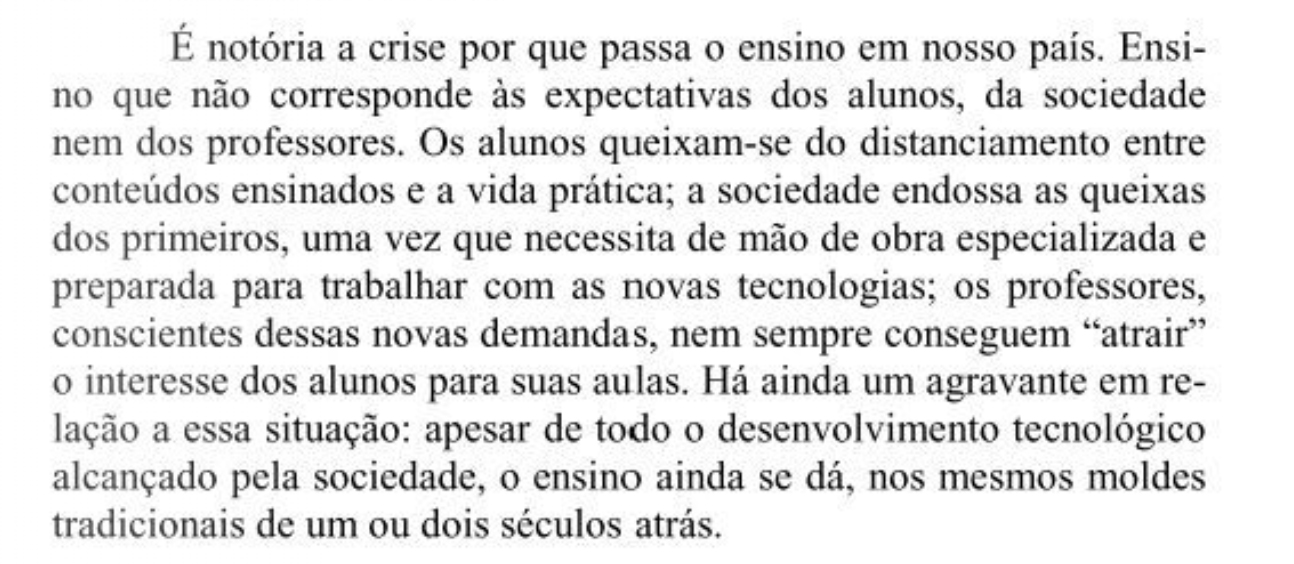
#> input picture class-material/class-code/image2ocr.jpg, 1294 x 564 px
$ python -i geometry.py   (imports and definitions only)
#> lines starting #> are read from the running program, lines starting #| are printed output that depends on the picture; after the words box and inside, x2 and y2 are one past the last pixel; in counts of white or black regions, pixels touching at a corner belong together
#> further down, picture is the input picture: shape (564, 1294, 3); min 0, max 255, mean 226.8
"""Geometric contour detection, boundary fitting, and perspective transformation.

Ref: Docs/implementation_plan.md, section 7, WP-04.
"""

from __future__ import annotations

import cv2
import numpy as np


# [54 lines left out: functions resize_max_side, order_corner_points, compute_paper_border_value, not called in this run]


# Backward-compatible alias
_compute_paper_border_value = compute_paper_border_value


# [51 lines left out: function warp_perspective_quad, not called in this run]


# Backward-compatible alias
_warp_perspective_quad = warp_perspective_quad


def crop_receipt_with_status(
    image: np.ndarray,
    min_area_ratio: float = 0.20,
    min_tilt_for_perspective_deg: float = 5.0,
) -> tuple[np.ndarray, bool]:
    """Adaptively segment receipt paper and either slice losslessly or warp perspective.

    Segments neutral bright paper (high HSV Value, low Saturation) covering the image center.
    When the receipt is nearly upright (tilt < min_tilt_for_perspective_deg), applies a lossless
    axis-aligned bounding-box crop so crumpled paper is neither sheared nor resampled. When
    genuinely angled (tilt >= min_tilt_for_perspective_deg), applies a padded 4-point perspective
    transform with constant paper-colored border fill.

    Returns:
        Tuple of (cropped_or_original_image, did_crop_boolean).
    """
#> called with min_area_ratio = 0.2, min_tilt_for_perspective_deg = 5
    height, width = image.shape[:2]
#> height = 564; width = 1294
    total_area = float(height * width)
#> total_area = 729816
    min_area = total_area * min_area_ratio
#> min_area = 145963.2
    max_area = total_area * 0.96
#> max_area = 700623.4

    if image.ndim == 3:
        hsv = cv2.cvtColor(image, cv2.COLOR_BGR2HSV)
#> hsv: shape (564, 1294, 3); mean H, S, V 0, 0, 226.8
        v_chan = hsv[:, :, 2].astype(np.float32)
        s_chan = hsv[:, :, 1].astype(np.float32)
#> s_chan: shape (564, 1294) float32; every value is 0
        paper_score = np.clip(v_chan - 1.2 * s_chan, 0, 255).astype(np.uint8)
    else:
        paper_score = image.copy()

    # Uniform image check (avoids false Otsu split on flat synthetic canvases)
    if int(paper_score.max()) - int(paper_score.min()) < 20:
        return image.copy(), False

    blurred = cv2.GaussianBlur(paper_score, (11, 11), 0)
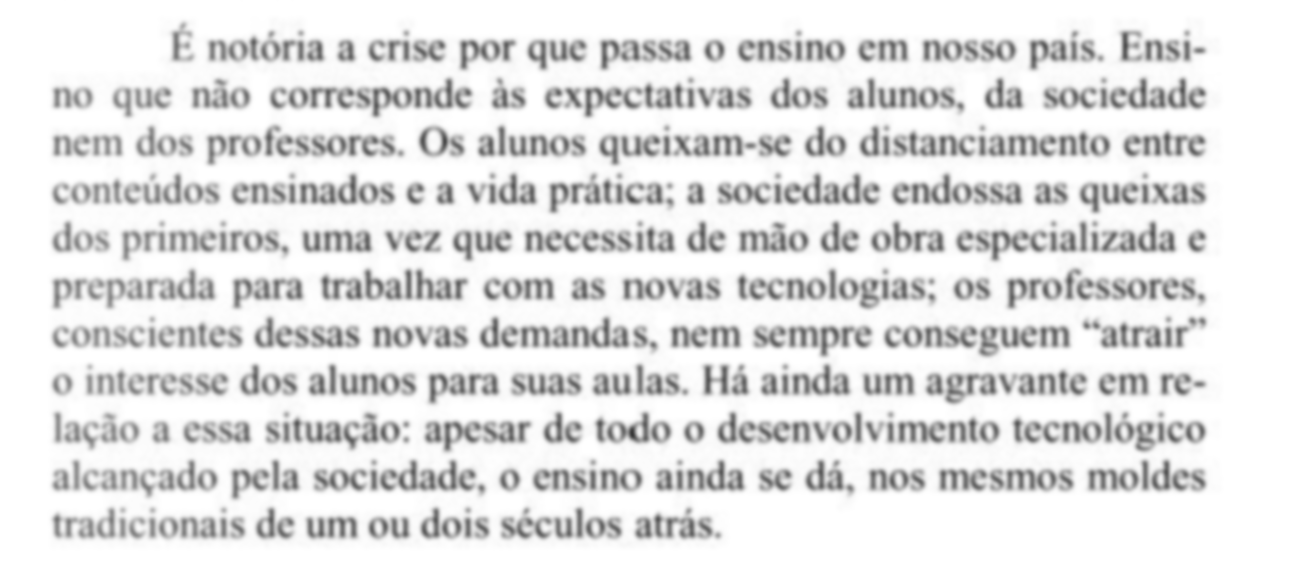
#> blurred: shape (564, 1294); min 55, max 255, mean 226.8
    close_kernel = cv2.getStructuringElement(cv2.MORPH_RECT, (25, 25))
    paper_closed = cv2.morphologyEx(blurred, cv2.MORPH_CLOSE, close_kernel)
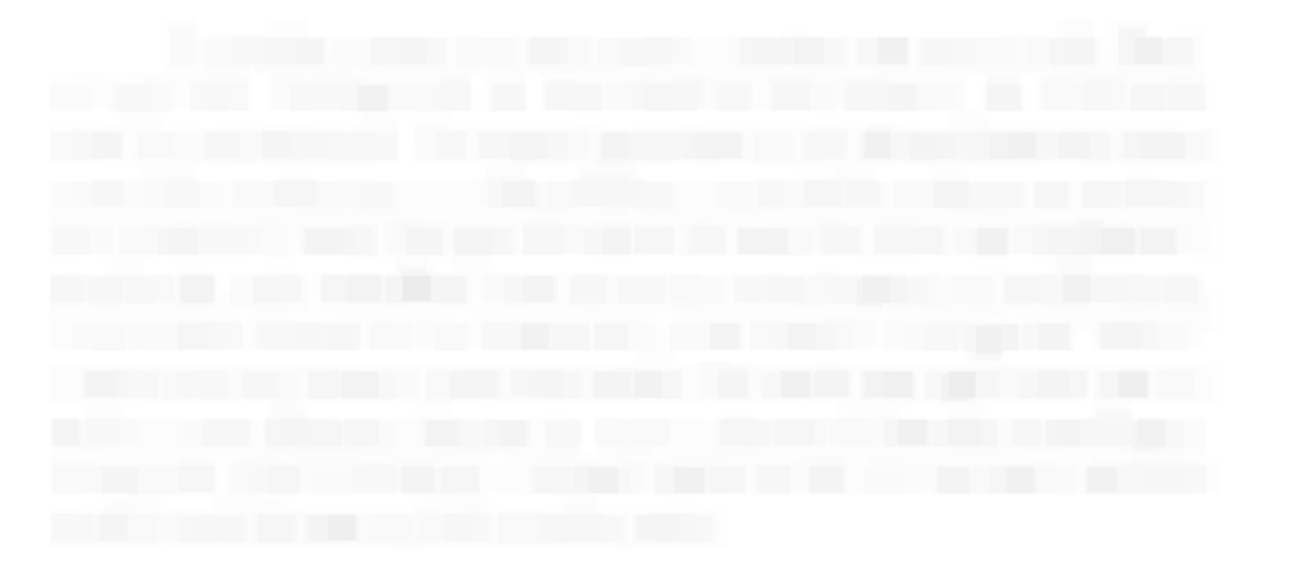
#> paper_closed: shape (564, 1294); min 236, max 255, mean 251.1
    _, otsu_mask = cv2.threshold(paper_closed, 0, 255, cv2.THRESH_BINARY + cv2.THRESH_OTSU)
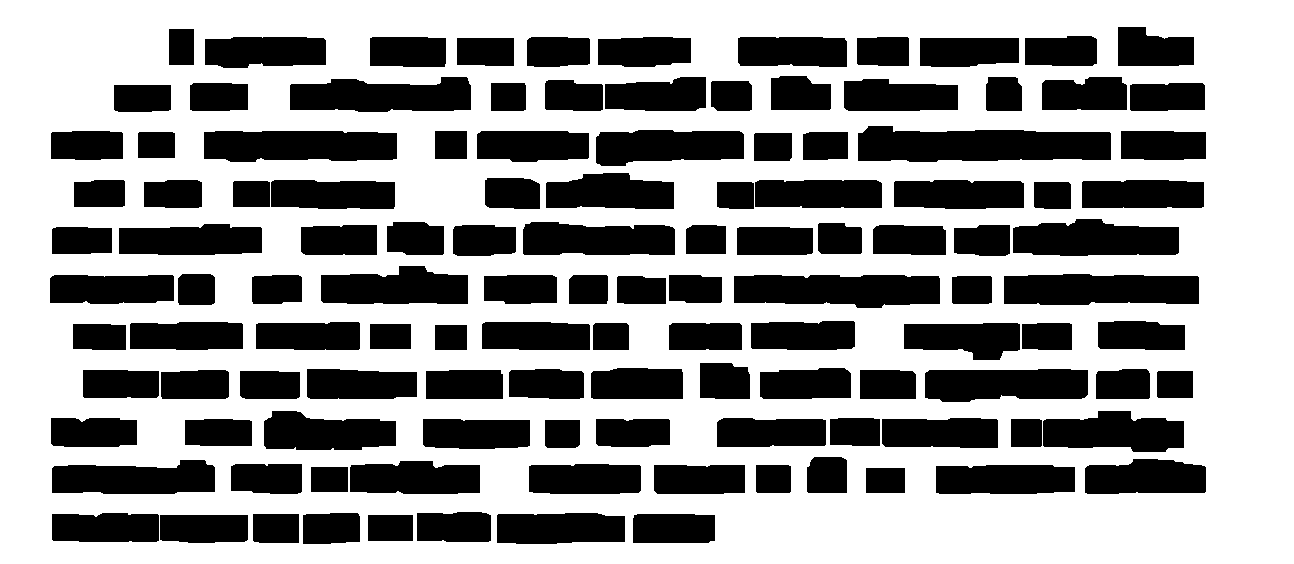
#> otsu_mask: shape (564, 1294); 60.5% white; 122 black regions, largest, box (x1, y1, x2, y2) and area: (858, 126, 1111, 162) 7498, (734, 275, 940, 308) 5906, (1004, 274, 1199, 305) 5545

    contours, _ = cv2.findContours(otsu_mask, cv2.RETR_EXTERNAL, cv2.CHAIN_APPROX_SIMPLE)
#> contours = [[[0, 0], [0, 563], [1293, 563], [1293, 0]]]
    if not contours:
        return image.copy(), False

    contours = sorted(contours, key=cv2.contourArea, reverse=True)
    center_pt = (width / 2.0, height / 2.0)
#> center_pt = (647, 282)
    min_center_dist = -0.10 * min(width, height)
#> min_center_dist = -56.4

    for contour in contours:
        area = cv2.contourArea(contour)
        if area < min_area:
            break
        if area > max_area:
            continue

        hull = cv2.convexHull(contour)
        if cv2.pointPolygonTest(hull, center_pt, True) < min_center_dist:
            continue

        rot_rect = cv2.minAreaRect(hull)
        (cx, cy), (rect_w, rect_h), ang = rot_rect
        rect_area = rect_w * rect_h
        if rect_area < min_area or rect_area > max_area:
            continue

        solidity = area / max(rect_area, 1.0)
        if solidity < 0.65:
            continue

        abs_ang = abs(ang) % 90.0
        tilt_deg = min(abs_ang, 90.0 - abs_ang)

        if tilt_deg >= min_tilt_for_perspective_deg:
            # Tilted receipt: pad rotated box outward by 6% so edge characters are never cut
            padded_rect = ((cx, cy), (rect_w * 1.06, rect_h * 1.06), ang)
            box_pts = cv2.boxPoints(padded_rect)
            border_val = compute_paper_border_value(image, otsu_mask)
            warped = warp_perspective_quad(image, box_pts, border_value=border_val)
            return warped, True

        # Upright receipt: lossless axis-aligned bounding-box crop
        bx, by, bw, bh = cv2.boundingRect(hull)
        pad_x = int(round(bw * 0.015))
        pad_y = int(round(bh * 0.015))
        x1 = max(0, bx - pad_x)
        y1 = max(0, by - pad_y)
        x2 = min(width, bx + bw + pad_x)
        y2 = min(height, by + bh + pad_y)
        cropped = image[y1:y2, x1:x2].copy()
        if cropped.shape[1] > cropped.shape[0]:
            cropped = cv2.rotate(cropped, cv2.ROTATE_90_CLOCKWISE)
        return cropped, True
#> this loop made 1 pass
#> (contour, area) on pass 1: ([[0, 0], [0, 563], [1293, 563], [1293, 0]], 727959)

    return image.copy(), False


# Backward-compatible alias
_crop_receipt_with_status = crop_receipt_with_status


# [14 lines left out: function crop_receipt, not called in this run]

>>> import cv2
>>> picture = cv2.imread('../../class-material/class-code/image2ocr.jpg')
>>> result = crop_receipt_with_status(picture)

$ run again, on class-material/class-code/mapaCaraDlib.jpg
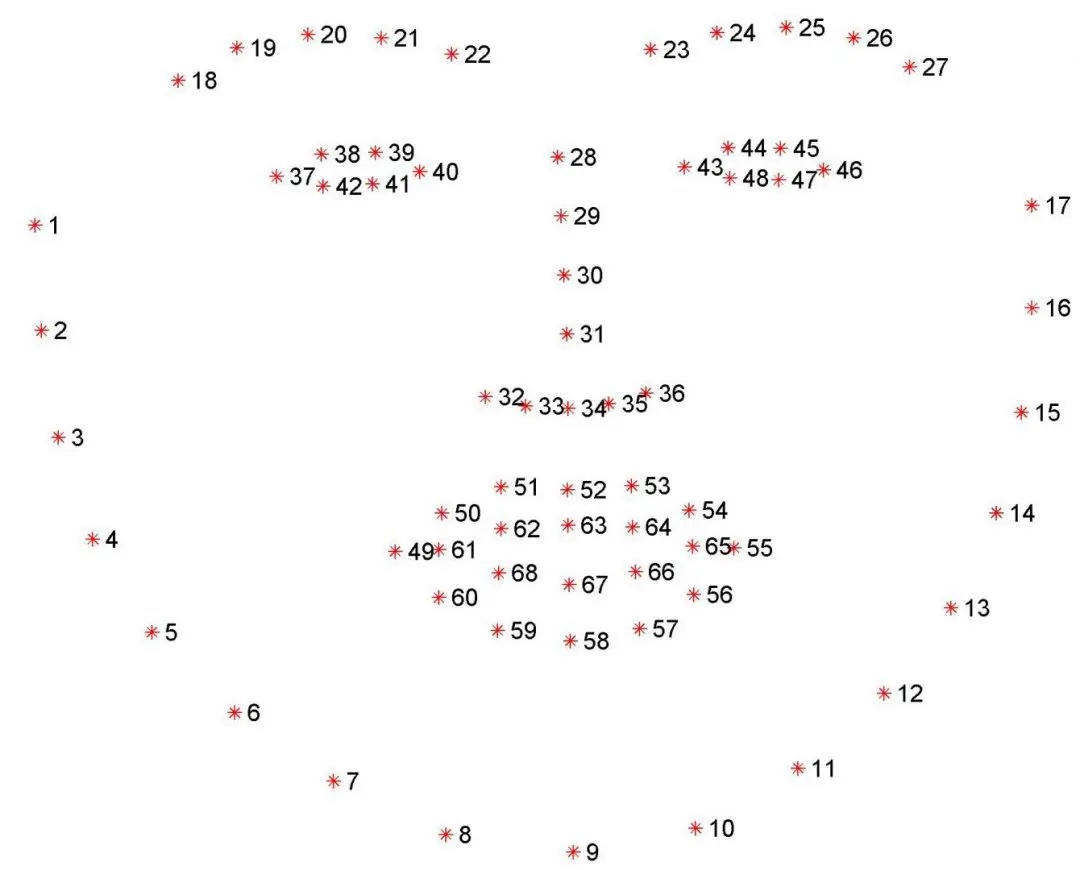
#> input picture class-material/class-code/mapaCaraDlib.jpg, 1080 x 870 px
#> picture is the input picture: shape (870, 1080, 3); mean B, G, R 250.7, 250.7, 251.3
#> hsv: shape (870, 1080, 3); mean H, S, V 4.6, 1, 251.4
#> in crop_receipt_with_status, `s_chan = hsv[:, :, 1].astype(np.float32)`:
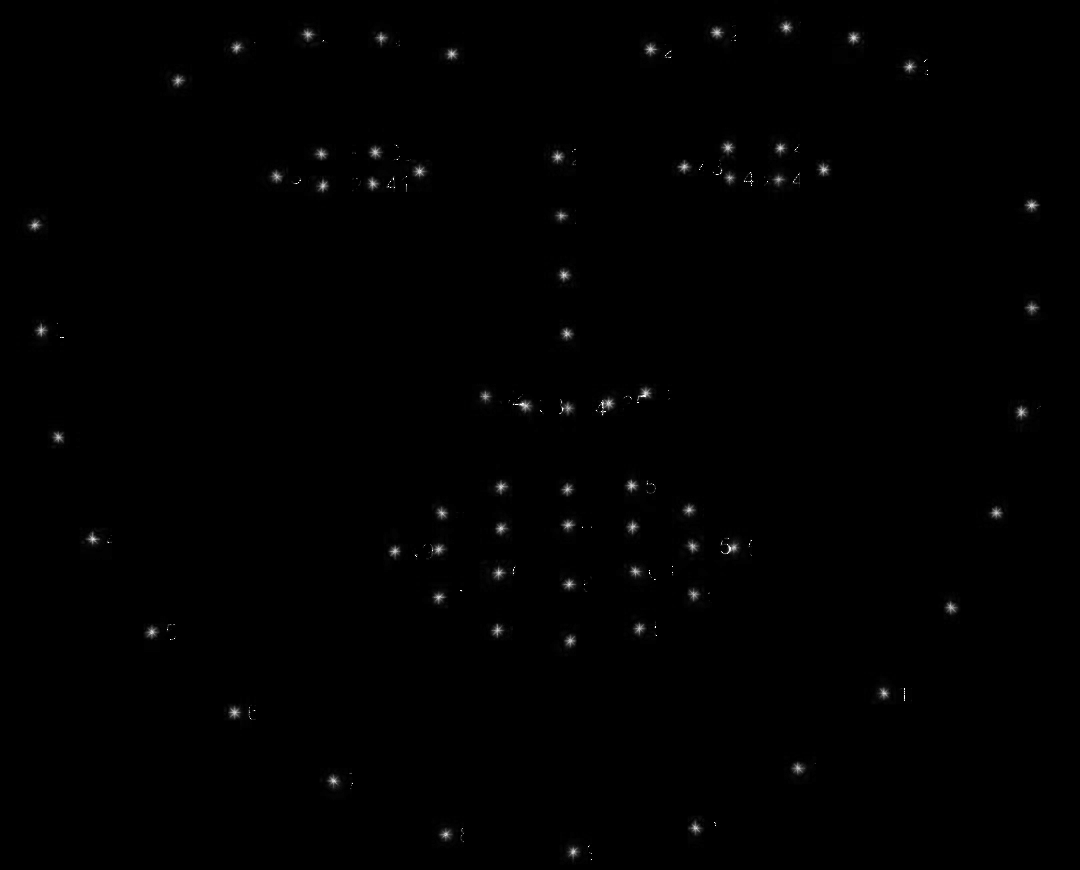
#> s_chan: shape (870, 1080) float32; min 0, max 255, mean 1
#> in crop_receipt_with_status, `_, otsu_mask = cv2.threshold(paper_closed, 0, 255, cv2.THRESH_BINARY +..`:
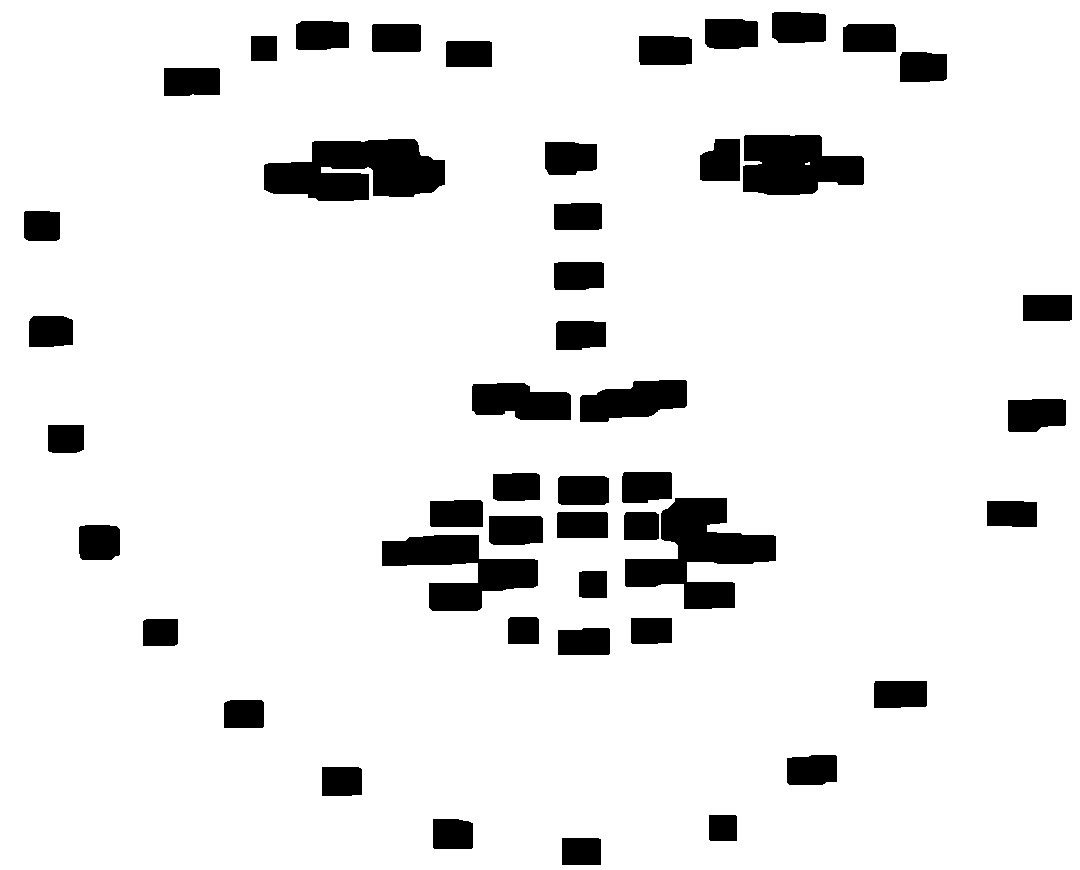
#> otsu_mask: shape (870, 1080); 90.8% white; 47 black regions, largest, box (x1, y1, x2, y2) and area: (264, 139, 445, 201) 8229, (625, 498, 776, 609) 7955, (382, 535, 538, 611) 5955
#> contours = [[[0, 0], [0, 869], [1079, 869], [1079, 0]]]
#> the loop in crop_receipt_with_status, `for contour in contours:` made 1 pass
#> (contour, area) on pass 1: ([[0, 0], [0, 869], [1079, 869], [1079, 0]], 937651)
